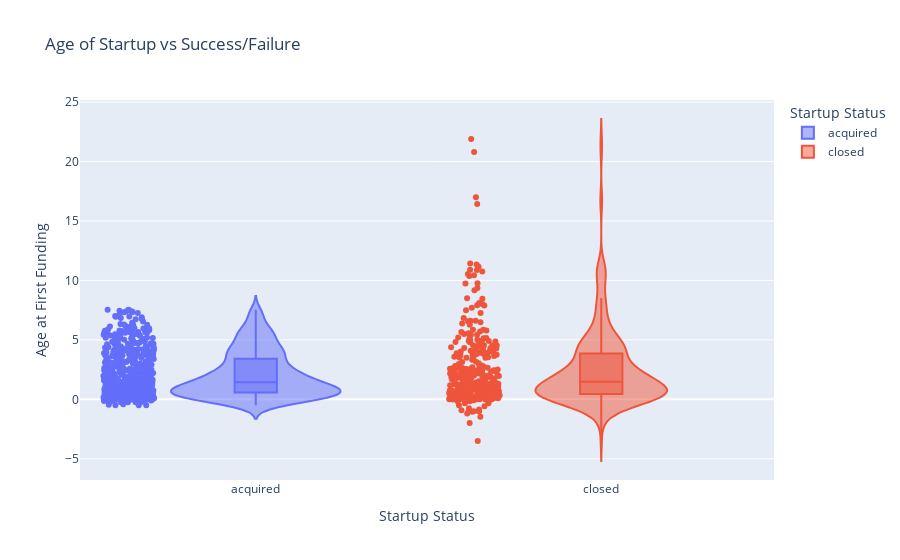

Notebook source saved alongside this figure:
### Markdown cell above
# 4. Age vs. Success: Is Experience a Factor?

### Code cell
fig = px.violin(df, y='age_first_funding_year', x='status', color='status', box=True, 
                points="all", title='Age of Startup vs Success/Failure', 
                labels={'age_first_funding_year': 'Age at First Funding', 'status': 'Startup Status'})
fig.show()
fig.write_image("/home/ccp/Desktop/LR/archive/images/plot6.png")

### Figure 1 — Plotly figure (JSON) as saved in the notebook; plotly's stock layout.template omitted (floating-point values rounded to 4 significant figures; data arrays with more than 128 entries replaced by an {"elided": "..."} marker saying what was removed)
{"data": [{"alignmentgroup": "True", "box": {"visible": true}, "hovertemplate": "Startup Status=%{x}<br>Age at First Funding=%{y}<extra></extra>", "legendgroup": "acquired", "marker": {"color": "#636efa"}, "name": "acquired", "offsetgroup": "acquired", "orientation": "v", "points": "all", "scalegroup": "True", "showlegend": true, "type": "violin", "x": {"elided": "596 str values"}, "x0": " ", "xaxis": "x", "y": {"elided": "596 float values"}, "y0": " ", "yaxis": "y"}, {"alignmentgroup": "True", "box": {"visible": true}, "hovertemplate": "Startup Status=%{x}<br>Age at First Funding=%{y}<extra></extra>", "legendgroup": "closed", "marker": {"color": "#EF553B"}, "name": "closed", "offsetgroup": "closed", "orientation": "v", "points": "all", "scalegroup": "True", "showlegend": true, "type": "violin", "x": {"elided": "324 str values"}, "x0": " ", "xaxis": "x", "y": {"elided": "324 float values"}, "y0": " ", "yaxis": "y"}], "layout": {"legend": {"title": {"text": "Startup Status"}, "tracegroupgap": 0}, "title": {"text": "Age of Startup vs Success/Failure"}, "violinmode": "overlay", "xaxis": {"anchor": "y", "categoryarray": ["acquired", "closed"], "categoryorder": "array", "domain": [0, 1], "title": {"text": "Startup Status"}}, "yaxis": {"anchor": "x", "domain": [0, 1], "title": {"text": "Age at First Funding"}}}}
